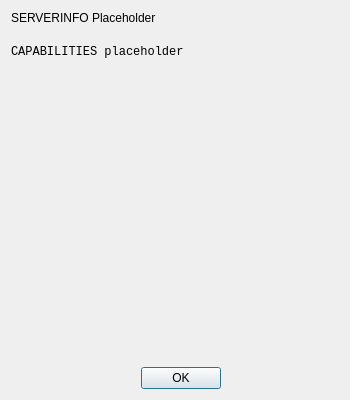
<?xml version="1.0" encoding="UTF-8"?>
<ui version="4.0">
 <class>ImapInfoDialog</class>
 <widget class="QDialog" name="ImapInfoDialog">
  <property name="geometry">
   <rect>
    <x>0</x>
    <y>0</y>
    <width>350</width>
    <height>400</height>
   </rect>
  </property>
  <property name="windowTitle">
   <string>IMAP Server Info</string>
  </property>
  <layout class="QVBoxLayout" name="verticalLayout">
   <property name="rightMargin">
    <number>0</number>
   </property>
   <item>
    <layout class="QHBoxLayout" name="main">
     <property name="spacing">
      <number>10</number>
     </property>
     <item>
      <layout class="QVBoxLayout" name="column" stretch="0,1">
       <property name="spacing">
        <number>20</number>
       </property>
       <item>
        <widget class="QLabel" name="version">
         <property name="text">
          <string>&lt;html&gt;&lt;head/&gt;&lt;body&gt;&lt;p&gt;SERVERINFO Placeholder&lt;/p&gt;&lt;/body&gt;&lt;/html&gt;</string>
         </property>
         <property name="wordWrap">
          <bool>true</bool>
         </property>
        </widget>
       </item>
       <item>
        <widget class="QScrollArea" name="scrollableCapabilities">
         <property name="frameShape">
          <enum>QFrame::NoFrame</enum>
         </property>
         <property name="verticalScrollBarPolicy">
          <enum>Qt::ScrollBarAsNeeded</enum>
         </property>
         <property name="horizontalScrollBarPolicy">
          <enum>Qt::ScrollBarAlwaysOff</enum>
         </property>
         <property name="widgetResizable">
          <bool>true</bool>
         </property>
         <widget class="QLabel" name="capabilities">
          <property name="geometry">
           <rect>
            <x>0</x>
            <y>0</y>
            <width>340</width>
            <height>306</height>
           </rect>
          </property>
          <property name="font">
           <font>
            <family>Monospace</family>
           </font>
          </property>
          <property name="text">
           <string notr="true">CAPABILITIES placeholder</string>
          </property>
          <property name="alignment">
           <set>Qt::AlignLeading|Qt::AlignLeft|Qt::AlignTop</set>
          </property>
          <property name="wordWrap">
           <bool>true</bool>
          </property>
          <property name="readOnly" stdset="0">
           <bool>true</bool>
          </property>
         </widget>
        </widget>
       </item>
      </layout>
     </item>
    </layout>
   </item>
   <item>
    <widget class="QDialogButtonBox" name="buttonBox">
     <property name="orientation">
      <enum>Qt::Horizontal</enum>
     </property>
     <property name="standardButtons">
      <set>QDialogButtonBox::Ok</set>
     </property>
     <property name="centerButtons">
      <bool>true</bool>
     </property>
    </widget>
   </item>
  </layout>
 </widget>
 <resources>
  <include location="../icons.qrc"/>
 </resources>
 <connections>
  <connection>
   <sender>buttonBox</sender>
   <signal>accepted()</signal>
   <receiver>ImapInfoDialog</receiver>
   <slot>accept()</slot>
   <hints>
    <hint type="sourcelabel">
     <x>20</x>
     <y>20</y>
    </hint>
    <hint type="destinationlabel">
     <x>20</x>
     <y>20</y>
    </hint>
   </hints>
  </connection>
  <connection>
   <sender>buttonBox</sender>
   <signal>rejected()</signal>
   <receiver>ImapInfoDialog</receiver>
   <slot>reject()</slot>
   <hints>
    <hint type="sourcelabel">
     <x>20</x>
     <y>20</y>
    </hint>
    <hint type="destinationlabel">
     <x>20</x>
     <y>20</y>
    </hint>
   </hints>
  </connection>
 </connections>
</ui>
